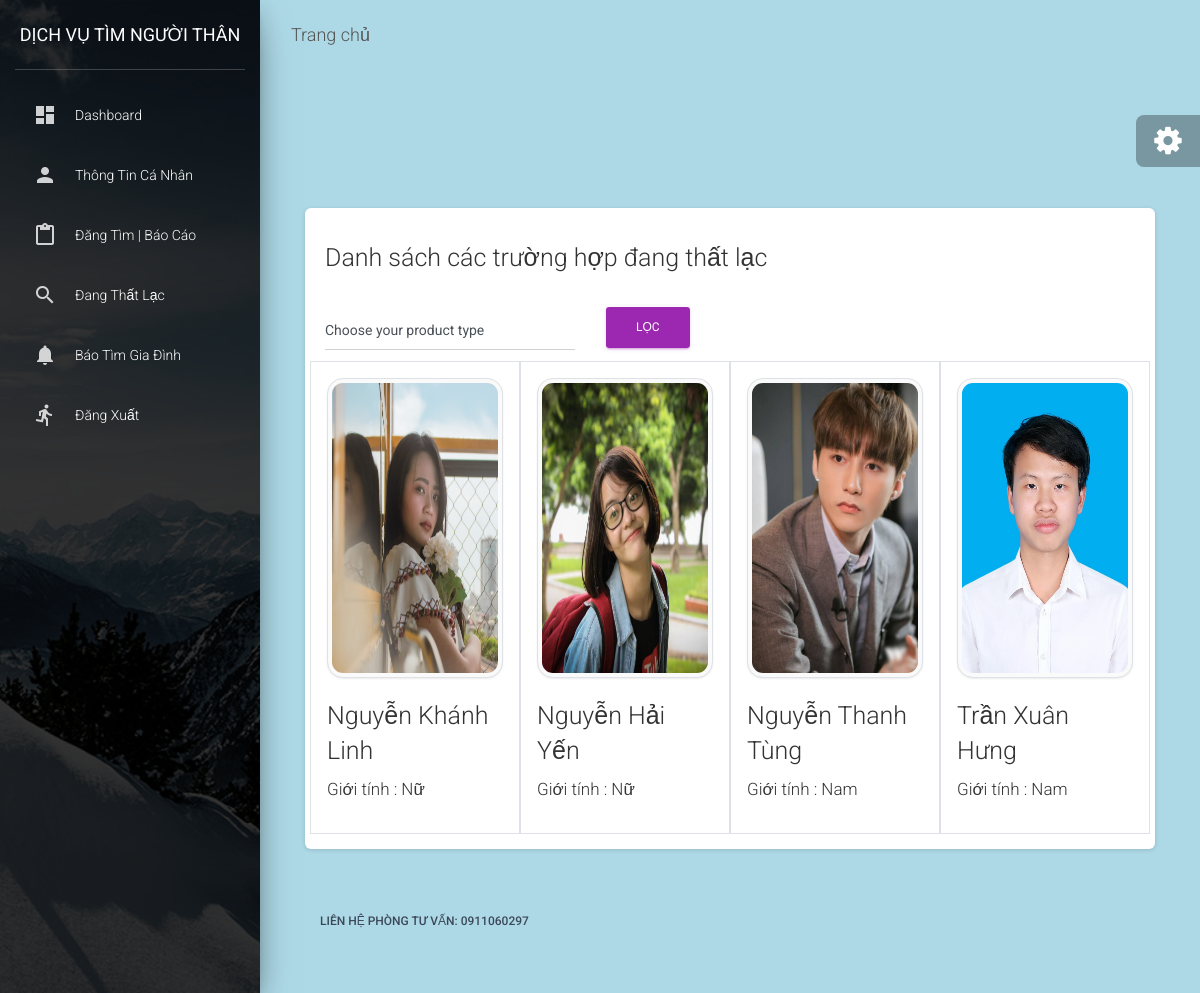
The app's page /missing/ (signed in) with its own data.
### center/models.py (models this page shows)
class MissingPeople(models.Model):
    id = models.AutoField(db_column='ID', primary_key=True)  # Field name made lowercase.
    user = models.ForeignKey(User,models.DO_NOTHING, db_column='UserID')
    name = models.CharField(db_column='name', max_length=255, null=True, blank=True)
    gender= models.CharField (db_column='gender', max_length=100, null=True, blank=True)
    status = models.CharField(db_column='status',max_length=255, null=True,  blank=True)
    image = models.ImageField(db_column='image', null=True, upload_to='missing')
    description = models.CharField(db_column='description', blank=True, max_length=2550, null=True)
    class Meta:
        db_table = 'MissingPeople'

### center/views.py (the view)
# urls.py: path('missing/', missing_list, name="missing"),
def missing_list(request):
    missing_list = MissingPeople.objects.filter(status='1')
    if missing_list != None:
        return render(request, 'missing_list.html', {'items': missing_list, 'title':"Danh sách các trường hợp đang thất lạc"})
    else:
        return render(request, 'missing_list.html', {'items': []})

### center/templates/missing_list.html (shortened to what this page needs)
{% extends 'layouts/base.html' %}
{% block content %}
<div class="header bg-gradient-primary pb-8 pt-5 pt-md-8">
</div>
<div class="container-fluid mt--7">
    <div class="row">
        <div class="col">
            <div class="card shadow">
                <div class="card-header bg-transparent">
                    <h3 class="mb-0">{{title}}</h3>
                </div>
                <div class="card-body">
                    <div class="row">
                        <div class="col-lg-4">
                            <div class="form-group">
                                <select id="product-type-filter" class="form-control form-control-alternative">
                                    <option value="" disabled selected>Choose your product type</option>
                                </select>
                            </div>
                        </div>
                        <div class="col-lg-2">
                            <a href="#!" class="btn btn-md btn-primary">Lọc</a>
                        </div>
                    </div>
                    <div class="row">
                        {% for item in items %}
                        <div class="col-md-3 border px-3 py-3" style="cursor: pointer;">
                            <a href="/missingdetail?missing_id={{ item.id }}">
                                <img style="height: 300px; width: auto;" src="{{item.image.url}}" class="img-thumbnail" alt="">
                                <div class="d-flex flex-row justify-content-start">
                                    <h3>{{ item.name }}</h3>
                                </div>
                                <div class="d-flex flex-row justify-content-start">
                                    <h5>Giới tính : {{ item.gender }}</h5>
                                </div>
                            </a>
                        </div>
                        {% endfor %}
                    </div>
                </div>
            </div>
        </div>
        {% endblock content %}

### records on screen
MissingPeople: image (picture), name "Nguyễn Khánh Linh", gender "Nữ"
MissingPeople: image (picture), name "Nguyễn Hải Yến", gender "Nữ"
MissingPeople: image (picture), name "Nguyễn Thanh Tùng", gender "Nam"
MissingPeople: image (picture), name "Trần Xuân Hưng", gender "Nam"

### other values on screen
{{ title }} "Danh sách các trường hợp đang thất lạc"
